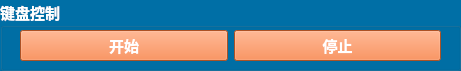
   <widget class="QGroupBox" name="groupBox_4">
    <property name="geometry">
     <rect>
      <x>10</x>
      <y>360</y>
      <width>461</width>
      <height>71</height>
     </rect>
    </property>
    <property name="palette">
     <palette>
      <active>
       <colorrole role="WindowText">
        <brush brushstyle="SolidPattern">
         <color alpha="255">
          <red>255</red>
          <green>255</green>
          <blue>255</blue>
         </color>
        </brush>
       </colorrole>
       <colorrole role="Button">
        <brush brushstyle="SolidPattern">
         <color alpha="255">
          <red>0</red>
          <green>111</green>
          <blue>166</blue>
         </color>
        </brush>
       </colorrole>
       <colorrole role="Text">
        <brush brushstyle="SolidPattern">
         <color alpha="255">
          <red>255</red>
          <green>255</green>
          <blue>255</blue>
         </color>
        </brush>
       </colorrole>
       <colorrole role="ButtonText">
        <brush brushstyle="SolidPattern">
         <color alpha="255">
          <red>255</red>
          <green>255</green>
          <blue>255</blue>
         </color>
        </brush>
       </colorrole>
       <colorrole role="Base">
        <brush brushstyle="SolidPattern">
         <color alpha="255">
          <red>0</red>
          <green>111</green>
          <blue>166</blue>
         </color>
        </brush>
       </colorrole>
       <colorrole role="Window">
        <brush brushstyle="SolidPattern">
         <color alpha="255">
          <red>0</red>
          <green>111</green>
          <blue>166</blue>
         </color>
        </brush>
       </colorrole>
       <colorrole role="ToolTipText">
        <brush brushstyle="SolidPattern">
         <color alpha="255">
          <red>255</red>
          <green>255</green>
          <blue>255</blue>
         </color>
        </brush>
       </colorrole>
       <colorrole role="PlaceholderText">
        <brush brushstyle="SolidPattern">
         <color alpha="128">
          <red>255</red>
          <green>255</green>
          <blue>255</blue>
         </color>
        </brush>
       </colorrole>
      </active>
      <inactive>
       <colorrole role="WindowText">
        <brush brushstyle="SolidPattern">
         <color alpha="255">
          <red>255</red>
          <green>255</green>
          <blue>255</blue>
         </color>
        </brush>
       </colorrole>
       <colorrole role="Button">
        <brush brushstyle="SolidPattern">
         <color alpha="255">
          <red>0</red>
          <green>111</green>
          <blue>166</blue>
         </color>
        </brush>
       </colorrole>
       <colorrole role="Text">
        <brush brushstyle="SolidPattern">
         <color alpha="255">
          <red>255</red>
          <green>255</green>
          <blue>255</blue>
         </color>
        </brush>
       </colorrole>
       <colorrole role="ButtonText">
        <brush brushstyle="SolidPattern">
         <color alpha="255">
          <red>255</red>
          <green>255</green>
          <blue>255</blue>
         </color>
        </brush>
       </colorrole>
       <colorrole role="Base">
        <brush brushstyle="SolidPattern">
         <color alpha="255">
          <red>0</red>
          <green>111</green>
          <blue>166</blue>
         </color>
        </brush>
       </colorrole>
       <colorrole role="Window">
        <brush brushstyle="SolidPattern">
         <color alpha="255">
          <red>0</red>
          <green>111</green>
          <blue>166</blue>
         </color>
        </brush>
       </colorrole>
       <colorrole role="ToolTipText">
        <brush brushstyle="SolidPattern">
         <color alpha="255">
          <red>255</red>
          <green>255</green>
          <blue>255</blue>
         </color>
        </brush>
       </colorrole>
       <colorrole role="PlaceholderText">
        <brush brushstyle="SolidPattern">
         <color alpha="128">
          <red>255</red>
          <green>255</green>
          <blue>255</blue>
         </color>
        </brush>
       </colorrole>
      </inactive>
      <disabled>
       <colorrole role="WindowText">
        <brush brushstyle="SolidPattern">
         <color alpha="255">
          <red>120</red>
          <green>120</green>
          <blue>120</blue>
         </color>
        </brush>
       </colorrole>
       <colorrole role="Button">
        <brush brushstyle="SolidPattern">
         <color alpha="255">
          <red>0</red>
          <green>111</green>
          <blue>166</blue>
         </color>
        </brush>
       </colorrole>
       <colorrole role="Text">
        <brush brushstyle="SolidPattern">
         <color alpha="255">
          <red>120</red>
          <green>120</green>
          <blue>120</blue>
         </color>
        </brush>
       </colorrole>
       <colorrole role="ButtonText">
        <brush brushstyle="SolidPattern">
         <color alpha="255">
          <red>120</red>
          <green>120</green>
          <blue>120</blue>
         </color>
        </brush>
       </colorrole>
       <colorrole role="Base">
        <brush brushstyle="SolidPattern">
         <color alpha="255">
          <red>0</red>
          <green>111</green>
          <blue>166</blue>
         </color>
        </brush>
       </colorrole>
       <colorrole role="Window">
        <brush brushstyle="SolidPattern">
         <color alpha="255">
          <red>0</red>
          <green>111</green>
          <blue>166</blue>
         </color>
        </brush>
       </colorrole>
       <colorrole role="ToolTipText">
        <brush brushstyle="SolidPattern">
         <color alpha="255">
          <red>255</red>
          <green>255</green>
          <blue>255</blue>
         </color>
        </brush>
       </colorrole>
       <colorrole role="PlaceholderText">
        <brush brushstyle="SolidPattern">
         <color alpha="128">
          <red>0</red>
          <green>0</green>
          <blue>0</blue>
         </color>
        </brush>
       </colorrole>
      </disabled>
     </palette>
    </property>
    <property name="font">
     <font>
      <family>等线</family>
      <pointsize>11</pointsize>
      <weight>75</weight>
      <bold>true</bold>
     </font>
    </property>
    <property name="title">
     <string>键盘控制</string>
    </property>
    <widget class="QWidget" name="layoutWidget_5">
     <property name="geometry">
      <rect>
       <x>20</x>
       <y>30</y>
       <width>421</width>
       <height>32</height>
      </rect>
     </property>
     <layout class="QGridLayout" name="gridLayout_7">
      <item row="0" column="0">
       <layout class="QHBoxLayout" name="horizontalLayout_4">
        <item>
         <widget class="QPushButton" name="KeyboardCtrl_start">
          <property name="palette">
           <palette>
            <active>
             <colorrole role="Button">
              <brush brushstyle="SolidPattern">
               <color alpha="255">
                <red>241</red>
                <green>115</green>
                <blue>52</blue>
               </color>
              </brush>
             </colorrole>
             <colorrole role="ButtonText">
              <brush brushstyle="SolidPattern">
               <color alpha="255">
                <red>255</red>
                <green>255</green>
                <blue>255</blue>
               </color>
              </brush>
             </colorrole>
             <colorrole role="Base">
              <brush brushstyle="SolidPattern">
               <color alpha="255">
                <red>241</red>
                <green>115</green>
                <blue>52</blue>
               </color>
              </brush>
             </colorrole>
             <colorrole role="Window">
              <brush brushstyle="SolidPattern">
               <color alpha="255">
                <red>241</red>
                <green>115</green>
                <blue>52</blue>
               </color>
              </brush>
             </colorrole>
            </active>
            <inactive>
             <colorrole role="Button">
              <brush brushstyle="SolidPattern">
               <color alpha="255">
                <red>241</red>
                <green>115</green>
                <blue>52</blue>
               </color>
              </brush>
             </colorrole>
             <colorrole role="ButtonText">
              <brush brushstyle="SolidPattern">
               <color alpha="255">
                <red>255</red>
                <green>255</green>
                <blue>255</blue>
               </color>
              </brush>
             </colorrole>
             <colorrole role="Base">
              <brush brushstyle="SolidPattern">
               <color alpha="255">
                <red>241</red>
                <green>115</green>
                <blue>52</blue>
               </color>
              </brush>
             </colorrole>
             <colorrole role="Window">
              <brush brushstyle="SolidPattern">
               <color alpha="255">
                <red>241</red>
                <green>115</green>
                <blue>52</blue>
               </color>
              </brush>
             </colorrole>
            </inactive>
            <disabled>
             <colorrole role="Button">
              <brush brushstyle="SolidPattern">
               <color alpha="255">
                <red>241</red>
                <green>115</green>
                <blue>52</blue>
               </color>
              </brush>
             </colorrole>
             <colorrole role="ButtonText">
              <brush brushstyle="SolidPattern">
               <color alpha="255">
                <red>120</red>
                <green>120</green>
                <blue>120</blue>
               </color>
              </brush>
             </colorrole>
             <colorrole role="Base">
              <brush brushstyle="SolidPattern">
               <color alpha="255">
                <red>241</red>
                <green>115</green>
                <blue>52</blue>
               </color>
              </brush>
             </colorrole>
             <colorrole role="Window">
              <brush brushstyle="SolidPattern">
               <color alpha="255">
                <red>241</red>
                <green>115</green>
                <blue>52</blue>
               </color>
              </brush>
             </colorrole>
            </disabled>
           </palette>
          </property>
          <property name="font">
           <font>
            <family>等线</family>
            <pointsize>11</pointsize>
            <weight>75</weight>
            <bold>true</bold>
           </font>
          </property>
          <property name="styleSheet">
           <string notr="true">background-color: rgb(226, 226, 226);
background-color: rgb(241, 115, 52);</string>
          </property>
          <property name="text">
           <string>开始</string>
          </property>
         </widget>
        </item>
       </layout>
      </item>
      <item row="0" column="1">
       <widget class="QPushButton" name="KeyboardCtrl_stop">
        <property name="palette">
         <palette>
          <active>
           <colorrole role="Button">
            <brush brushstyle="SolidPattern">
             <color alpha="255">
              <red>241</red>
              <green>115</green>
              <blue>52</blue>
             </color>
            </brush>
           </colorrole>
           <colorrole role="ButtonText">
            <brush brushstyle="SolidPattern">
             <color alpha="255">
              <red>255</red>
              <green>255</green>
              <blue>255</blue>
             </color>
            </brush>
           </colorrole>
           <colorrole role="Base">
            <brush brushstyle="SolidPattern">
             <color alpha="255">
              <red>241</red>
              <green>115</green>
              <blue>52</blue>
             </color>
            </brush>
           </colorrole>
           <colorrole role="Window">
            <brush brushstyle="SolidPattern">
             <color alpha="255">
              <red>241</red>
              <green>115</green>
              <blue>52</blue>
             </color>
            </brush>
           </colorrole>
          </active>
          <inactive>
           <colorrole role="Button">
            <brush brushstyle="SolidPattern">
             <color alpha="255">
              <red>241</red>
              <green>115</green>
              <blue>52</blue>
             </color>
            </brush>
           </colorrole>
           <colorrole role="ButtonText">
            <brush brushstyle="SolidPattern">
             <color alpha="255">
              <red>255</red>
              <green>255</green>
              <blue>255</blue>
             </color>
            </brush>
           </colorrole>
           <colorrole role="Base">
            <brush brushstyle="SolidPattern">
             <color alpha="255">
              <red>241</red>
              <green>115</green>
              <blue>52</blue>
             </color>
            </brush>
           </colorrole>
           <colorrole role="Window">
            <brush brushstyle="SolidPattern">
             <color alpha="255">
              <red>241</red>
              <green>115</green>
              <blue>52</blue>
             </color>
            </brush>
           </colorrole>
          </inactive>
          <disabled>
           <colorrole role="Button">
            <brush brushstyle="SolidPattern">
             <color alpha="255">
              <red>241</red>
              <green>115</green>
              <blue>52</blue>
             </color>
            </brush>
           </colorrole>
           <colorrole role="ButtonText">
            <brush brushstyle="SolidPattern">
             <color alpha="255">
              <red>120</red>
              <green>120</green>
              <blue>120</blue>
             </color>
            </brush>
           </colorrole>
           <colorrole role="Base">
            <brush brushstyle="SolidPattern">
             <color alpha="255">
              <red>241</red>
              <green>115</green>
              <blue>52</blue>
             </color>
            </brush>
           </colorrole>
           <colorrole role="Window">
            <brush brushstyle="SolidPattern">
             <color alpha="255">
              <red>241</red>
              <green>115</green>
              <blue>52</blue>
             </color>
            </brush>
           </colorrole>
          </disabled>
         </palette>
        </property>
        <property name="font">
         <font>
          <family>等线</family>
          <pointsize>11</pointsize>
          <weight>75</weight>
          <bold>true</bold>
         </font>
        </property>
        <property name="styleSheet">
         <string notr="true">background-color: rgb(226, 226, 226);
background-color: rgb(241, 115, 52);</string>
        </property>
        <property name="text">
         <string>停止</string>
        </property>
       </widget>
      </item>
     </layout>
    </widget>
   </widget>
